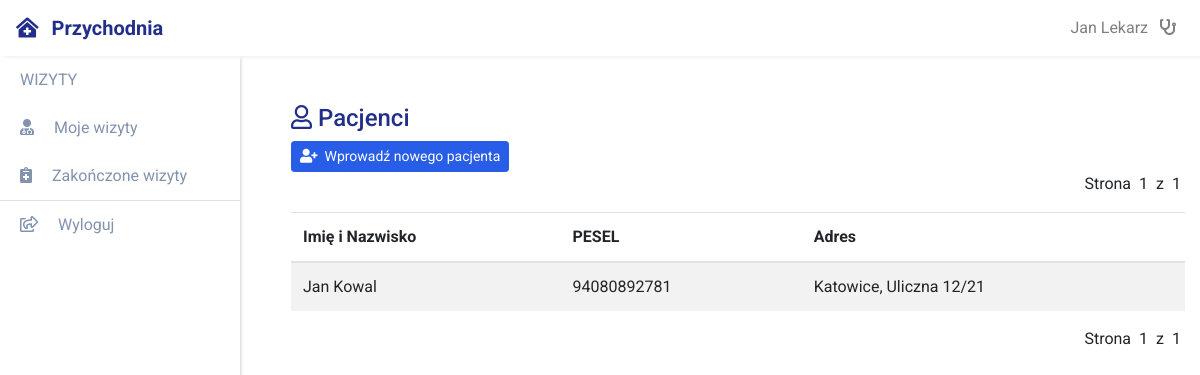
The page /przychodnia/pacjenci/ (signed in) on the database its author committed.
### przychodnia_app/models.py (models this page shows)
class Lekarz(CommonProfileModel):
    user = models.OneToOneField(User, on_delete=models.PROTECT)
    role = models.CharField(max_length=16, default="LEKARZ", editable=False)
    npwz = models.CharField("NPWZ", max_length=7, unique=True)
    class Meta:
        verbose_name_plural = "Lekarze"

### przychodnia_pacjent/models.py (models this page shows, shortened)
class Pacjent(CommonProfileModel):
    adres = models.ForeignKey(Adres, on_delete=models.PROTECT)
    pesel = models.CharField("PESEL", max_length=11, unique=True)
    class Meta:
        verbose_name_plural = "Pacjenci"

class Adres(models.Model):
    miejscowosc = models.CharField("Miejscowość", max_length=32)
    ulica = models.CharField("Ulica", max_length=32)
    nr_domu = models.CharField("Numer domu", max_length=16)
    nr_lokalu = models.CharField("Numer Lokalu", max_length=16)
    def __str__(self):
        return "%s, %s %s/%s" % (self.miejscowosc, self.ulica, self.nr_domu, self.nr_lokalu)
    class Meta:
        verbose_name_plural = "Adresy Zamieszkania"

### przychodnia_app/views/views_przychodnia.py (the view)
@method_decorator(login_required(login_url='/login'), name='dispatch')
@method_decorator(uprawnienia_wspolne_lekarz_rejestratorka, name='dispatch')
class PrzychodniaPacjentLista(ListView):
    template_name = "przychodnia_app/pacjent-lista.html"
    model = Pacjent
    context_object_name = 'pacjenci'
    paginate_by = 25
    def get_context_data(self, **kwargs):
        context = super().get_context_data(**kwargs)
        return context

### common/context_processors.py (called while the page is built)
def common_context(request):
    profile = None
    if request.user.is_authenticated:
        if not profile and request.user.role and request.user.role == "REJ":
            profile = Rejestratorka.objects.get(user=request.user)
        if not profile and request.user.role and request.user.role == "LEK":
            profile = Lekarz.objects.get(user=request.user)
    context = {
        "time_now": timezone.now(),
        "pacjenci_count": Pacjent.objects.count(),
        "nowe_wizyty_count": Wizyta.wizyty.get_new().count(),
        "stare_wizyty_count": Wizyta.wizyty.get_old().count(),
        "profile": profile,
    }
    return context

### common/models.py (called while the page is built)
    def __str__(self):
        return "%s %s" % (self.imie, self.nazwisko)

### przychodnia_wizyta/models.py (called while the page is built)
    def get_old(self):
        return self.filter(
            Q(status='REJ') & Q(dt_rej__lte=timezone.now() - timedelta(hours=12)))

    def get_new(self):
        return self.filter(
            Q(status='REJ') & Q(dt_rej__gte=timezone.now() - timedelta(hours=12)))

    def get_queryset(self):
        return WizytaQuerySet(self.model, using=self._db)

    def get_old(self):
        return self.get_queryset().get_old()

    def get_new(self):
        return self.get_queryset().get_new()

### przychodnia_app/templates/przychodnia_app/pacjent-lista.html (shortened to what this page needs)
{% extends 'przychodnia_app/extend/base_przychodnia.html' %}
{% block content %}
<h4><i class="far fa-user"></i>&nbsp;Pacjenci</h4>
<a class="btn btn-primary btn-sm" href="{% url 'przychodnia_app:rejestratorka-dodaj-pacjenta' %}"><i class="fas fa-user-plus"></i>
  &nbsp;Wprowadź nowego pacjenta
</a>
{% include 'przychodnia_app/include/pagination.html' %}
<table class="table table-striped">
  <thead>
    <tr>
      <th scope="col">Imię i Nazwisko</th>
      <th scope="col">PESEL</th>
      <th scope="col">Adres</th>
    </tr>
  </thead>
  <tbody>
    {% for pacjent in pacjenci %}
    <tr>
      <td>{{pacjent.imie}} {{pacjent.nazwisko}}</td>
      <td>{{pacjent.pesel}}</td>
      <td>{{pacjent.adres}}</td>
    </tr>
    {% empty %}
    <tr>
      <td colspan="3" class="text-center">
        -Brak-
      </td>
    </tr>
    {% endfor %}
  </tbody>
</table>
{% include 'przychodnia_app/include/pagination.html' %}
{% endblock %}

### common/templates/common/extend/base.html (shortened to what this page needs)
{% load staticfiles %}
<!DOCTYPE html>
<html lang="en" dir="ltr">
  <head>
    <link rel="stylesheet" href="{% static 'css/select2.min.css' %}">
    <link rel="stylesheet" href="{% static 'css/app.css' %}">
    <link rel="stylesheet" href="{% static 'css/shame.css' %}">
  <body>
  <nav class="fixed-top navbar navbar-expand-lg navbar-light" id="header_nav">
    <a class="navbar-brand">
      <span>
        <i class="fas fa-clinic-medical"></i>
        <span class="pl-2">Przychodnia</span>
      </span>
    </a>
    <div class="collapse navbar-collapse show" id="header_nav_collapse">
      <ul class="navbar-nav ml-auto">
        {% if user.role == "REJ" %}
        <li class="nav-item popover-profile-rejestratorka">
        {% elif user.role == "LEK" %}
        <li class="nav-item popover-profile-lekarz">
        {% else %}
        <li class="nav-item popover-profile">
        {% endif %}
          <a class="nav-link" href="#">
            <span class="pr-2">{{profile}}</span>
            {% if user.role == "REJ" %}
              <i class="fas fa-user-nurse" title="Rejestratorka"></i>
            {% elif user.role == "LEK" %}
              <i class="fas fa-stethoscope" title="Lekarz"></i>
            {% endif %}
          </a>
        </li>
      </ul>
    </div>
  </nav>
  <div id="sidebar">
    {% block left_panel %}{% endblock %}
    <div class="main-content pt-5">
      <div class="container">
          {% block child_content %}{% endblock %}
      </div>
    </div>
</body>
</body>
</html>

### rows shown on the page
Lekarz: imie+nazwisko "Jan Lekarz"
Pacjent: imie "Jan", nazwisko "Kowal", pesel "94080892781", adres "Katowice, Uliczna 12/21"

### other values the page prints
{{ page_obj.number }} "1 1"
{{ paginator.num_pages }} "1 1"
